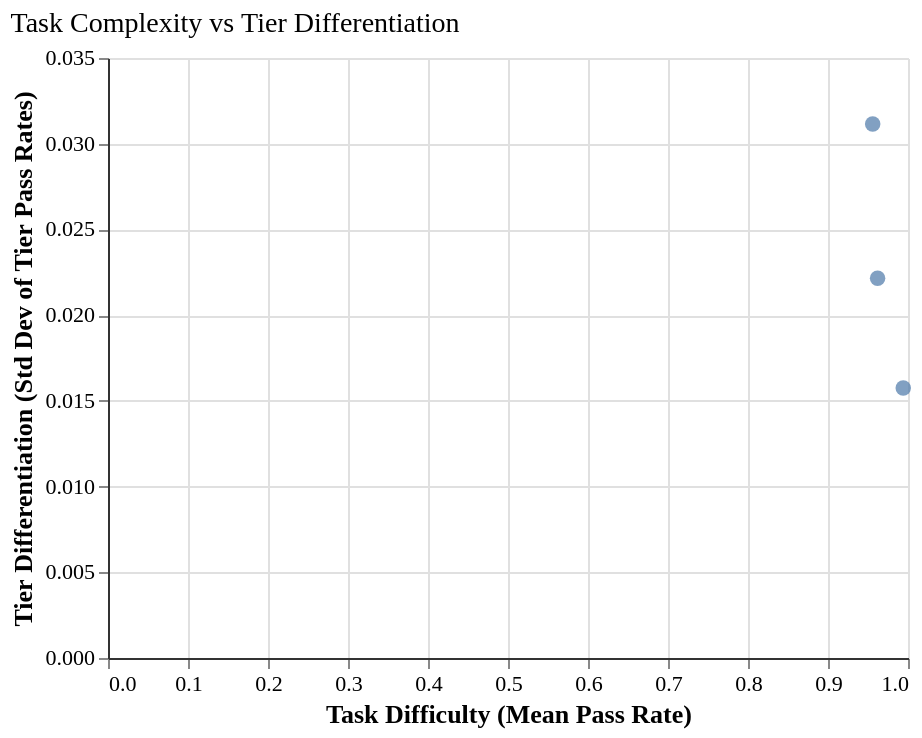

Source (Vega-Lite JSON):
### Vega-Lite specification from a JSON file in a GitHub repository (floating-point values rounded to 4 significant figures)
{"config": {"font": "serif", "axis": {"labelFontSize": 11, "titleFontSize": 13, "gridColor": "#e0e0e0", "domainColor": "#333333"}, "legend": {"labelFontSize": 11, "titleFontSize": 12}, "title": {"fontSize": 14, "anchor": "start", "fontWeight": "normal"}, "view": {"stroke": null, "continuousWidth": 400, "continuousHeight": 300}, "mark": {"tooltip": true}}, "data": {"name": "data-083fc15a6d4ca7f10d0b5cdb8f3c1153"}, "mark": {"type": "circle", "opacity": 0.7, "size": 60}, "encoding": {"tooltip": [{"field": "experiment", "title": "Experiment", "type": "ordinal"}, {"field": "mean_pass_rate", "format": ".2%", "title": "Mean Pass Rate", "type": "quantitative"}, {"field": "tier_std", "format": ".3f", "title": "Tier Std Dev", "type": "quantitative"}], "x": {"field": "mean_pass_rate", "scale": {"domain": [0, 1]}, "title": "Task Difficulty (Mean Pass Rate)", "type": "quantitative"}, "y": {"field": "tier_std", "title": "Tier Differentiation (Std Dev of Tier Pass Rates)", "type": "quantitative"}}, "title": "Task Complexity vs Tier Differentiation", "$schema": "https://vega.github.io/schema/vega-lite/v6.1.0.json", "datasets": {"data-083fc15a6d4ca7f10d0b5cdb8f3c1153": [{"experiment": "test-001", "mean_pass_rate": 0.994, "tier_std": 0.01575}, {"experiment": "test-002", "mean_pass_rate": 0.9558, "tier_std": 0.03115}, {"experiment": "test-003", "mean_pass_rate": 0.962, "tier_std": 0.02215}]}}
